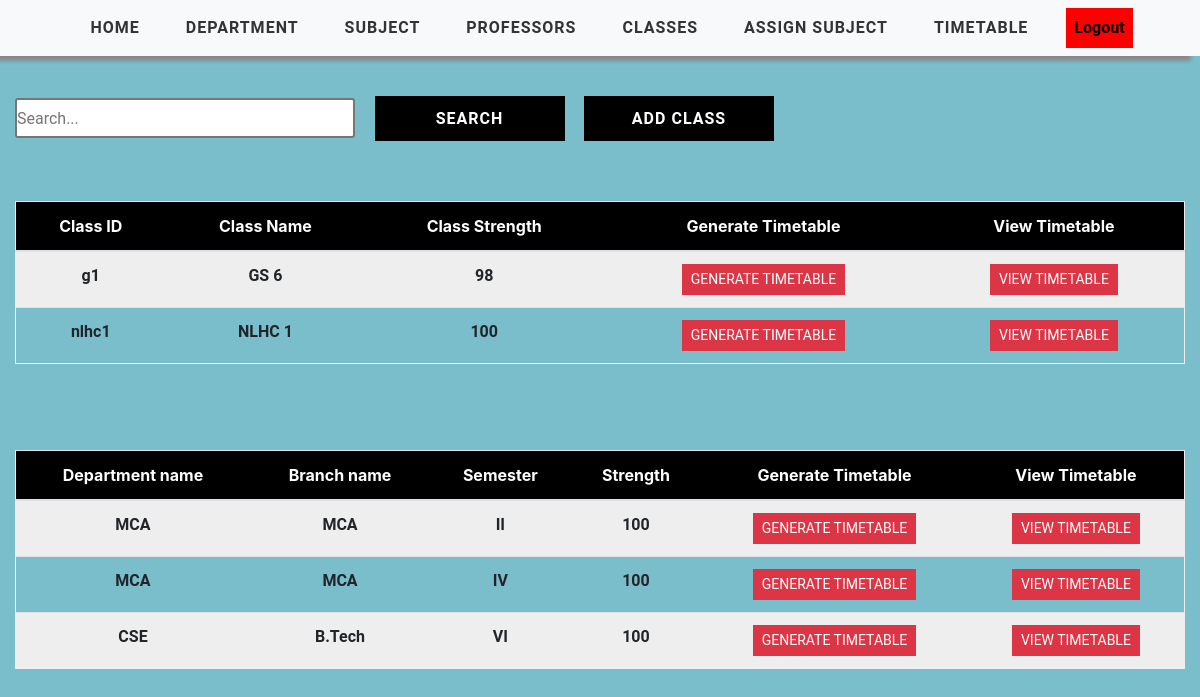
Before: /manage-timetable/ (signed in) with the older database file.
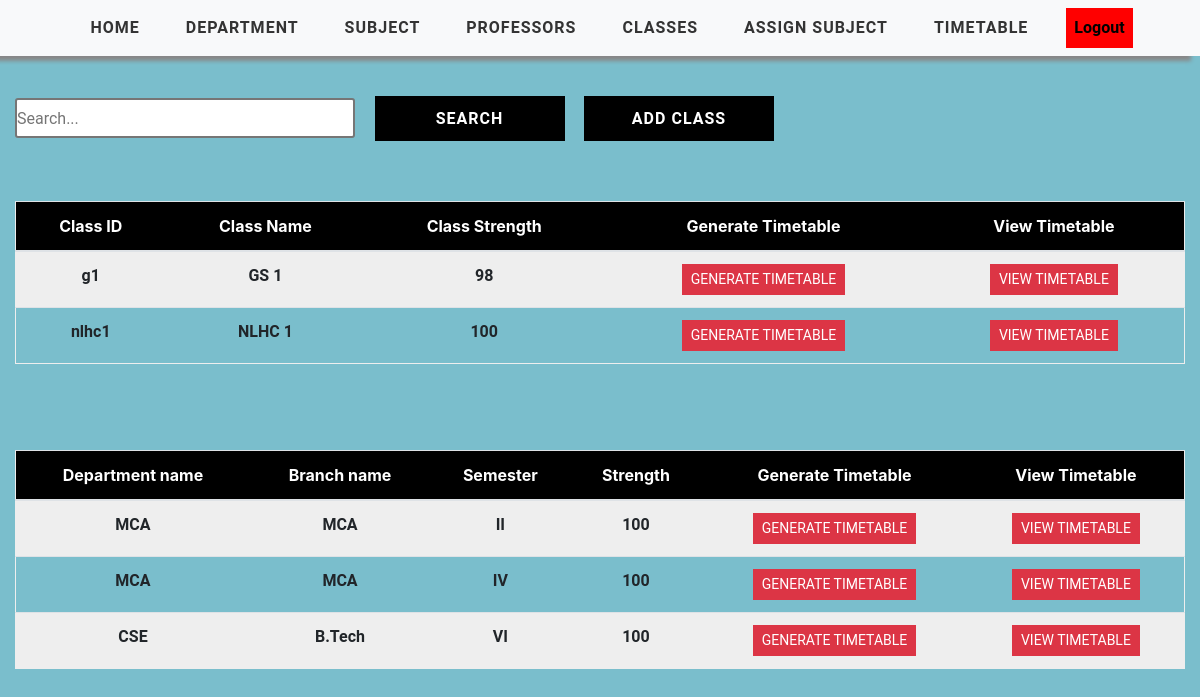
After: the same page with the newer database file.
### timetableapp/models.py (models this page shows, shortened)
class Class(models.Model):
    WEEK_DAY = (
    ('Monday', 'Monday'),
    ('Tuesday', 'Tuesday'),
    ('Wednesday', 'Wednesday'),
    ('Thursday', 'Thursday'),
    ('Friday', 'Friday'),
    ('Saturday', 'Saturday')
    )
    user = models.ForeignKey(User, on_delete=models.CASCADE, null=True, blank=True)
    class_id = models.CharField(max_length=2000)
    class_name = models.CharField(max_length=2000)
    class_strength=models.IntegerField(null=True,default=100)
    week_day = MultiSelectField(max_length=2000, choices=WEEK_DAY, max_choices=6)
    no_sessions = models.PositiveIntegerField(default = 8)
    class_mins = models.PositiveIntegerField(default = 60)
    start_time = models.TimeField(default=time(8,00))
    end_time = models.TimeField(default=time(18,00))
    break_start = models.TimeField(null=True,blank=True, default=time(12,00))
    break_end = models.TimeField(null=True,blank=True, default=time(13,00))
    class Meta:
        unique_together = ('user','class_id')

### timetableapp/views.py (the view)
# urls.py: path("manage-timetable/", views.ManageTimetable, name="manage-timetable")
@login_required(login_url='login')
def ManageTimetable(request):
    global errors
    sections = Class.objects.filter(user=request.user)
    department1 = Department.objects.filter(user=request.user)
    context = {'sections': sections, 'department1': department1}
    context.update(errors)
    return render(request, 'timetableapp/ManageTimetable.html', context)

### timetableapp/templates/timetableapp/ManageTimetable.html
{% extends 'timetableapp/main.html' %}
{% load static %}
{% block content %}
<div class="viewcontainer">
  <div class="container-fluid">
    <div class="search">
      <input type="text" class="searchbox" placeholder="Search...">
      <input type="submit" value="Search" class="searchButton">
      <a href="{% url 'add-class' %}"><button class="searchButton">Add Class </button></a>
    </div>
    <table class="table text-center">
      <thead class="table-header" style="color: white;">
        <tr>
          <div class="header__item filter__link" >
            <th scope="col" class="text-center">Class ID</th>
          </div>
          <div class="header__item filter__link">
            <th class="text-center" scope="col">Class Name</th>
          </div>
          <div class="header__item filter__link">
            <th class="text-center" scope="col">Class Strength</th>
          </div>
          <div class="header__item filter__link">
            <th class="text-center" scope="col">Generate Timetable</th>
          </div>
          <div class="header__item filter__link">
            <th class="text-center" scope="col">View Timetable</th>
          </div>
        </tr>
      </thead>
      <tbody class="tab-content">
        {% for section in sections %}
          <tr class="table-row text-center">
            <th scope="row" class="table-data">{{ section.class_id }}</th>
            <th scope="row" class="table-data"  >{{ section.class_name }}</th>
            <th scope="row" class="table-data">{{ section.class_strength }}</th>
            <th scope="row" class="table-data"> <a href="{% url 'generate-timetable' section.class_id %}" class="btn btn-sm btn-danger" >Generate Timetable</a></th>
            <th scope="row" class="table-data"> <a href="{% url 'timetable' section.class_id %}" class="btn btn-sm btn-danger" >View Timetable</a></th>
          </tr>
        {% endfor %}
      </tbody>
    </table>
    <table class="table text-center">
      <thead class="table-header" style="color: white;">
        <tr>
          <div class="header__item filter__link" >
            <th scope="col" class="text-center">Department name</th>
          </div>
          <div class="header__item filter__link" >
            <th scope="col" class="text-center">Branch name</th>
          </div>
          <div class="header__item filter__link">
            <th class="text-center" scope="col">Semester</th>
          </div>
          <div class="header__item filter__link">
            <th class="text-center" scope="col">Strength</th>
          </div>
          <div class="header__item filter__link">
            <th class="text-center" scope="col">Generate Timetable</th>
          </div>
          <div class="header__item filter__link">
            <th class="text-center" scope="col">View Timetable</th>
          </div>
        </tr>
      </thead>
      <tbody class="tab-content">
        {% for department in department1 %}
          <tr class="table-row text-center">
            <th scope="row" class="table-data">{{ department.department_name }}</th>
            <th scope="row" class="table-data"  >{{ department.branch_name }}</th>
            <th scope="row" class="table-data">{{ department.semester}}</th>
            <th scope="row" class="table-data">{{ department.students_length }}</th>
            <th scope="row" class="table-data"> <a href="{% url 'generate-timetable-course' dep_name=department.department_name b_name=department.branch_name sem=department.semester %}" class="btn btn-sm btn-danger" >Generate Timetable</a></th>
            <th scope="row" class="table-data"> <a href="" class="btn btn-sm btn-danger" >View Timetable</a></th>
          </tr>
        {% endfor %}
      </tbody>
    </table>
  </div>
</div>
{% endblock %}

Changed rows visible on the page:
changed Class (number 1 of 2 on the later page): class_name "GS 6" → "GS 1"
